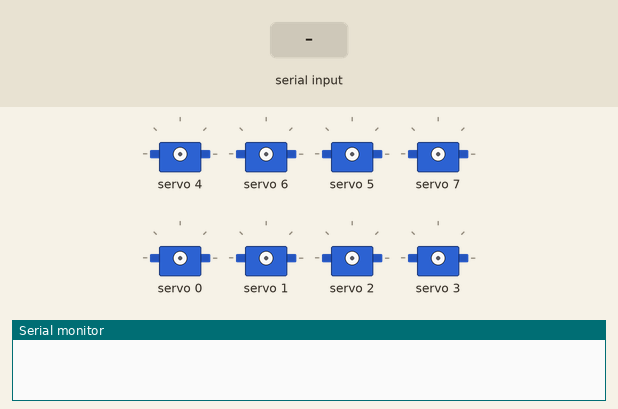
A sketch run on a simulated Arduino Nano, built with avr-gcc and run on an emulated ATmega328P. On the bench: 8 × servo, the last lines printed to the serial monitor. The test bench sets the inputs (shaded band).

Above: at 1.2 s.
1.3 s: "F" received over the second serial link
At 1.62 s:
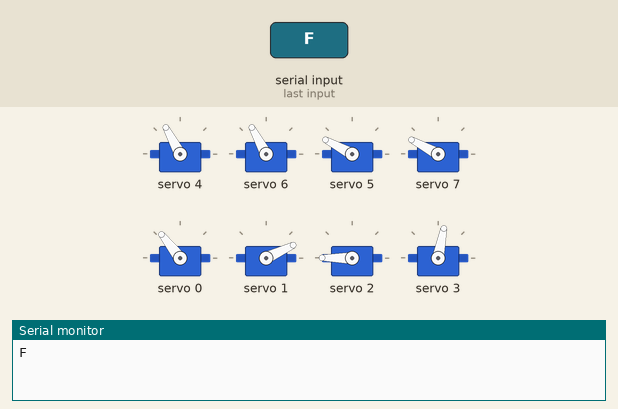
4.3 s: "S" received over the second serial link
At 5.1 s:
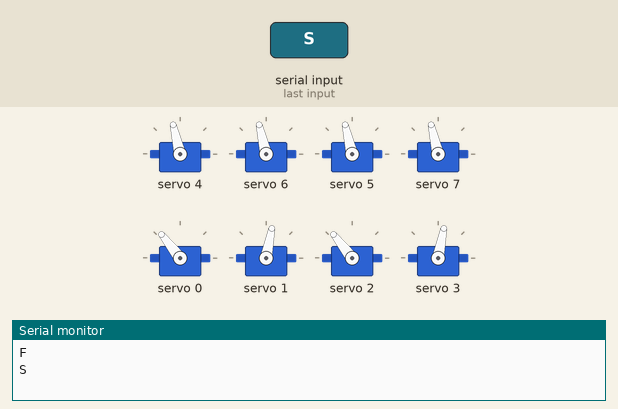
6.2 s: "B" received over the second serial link
At 6.42 s:
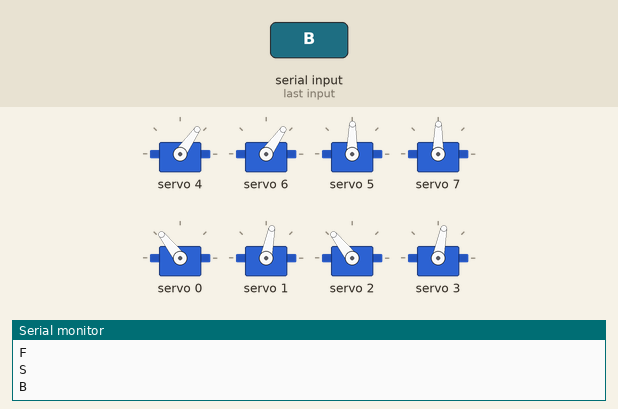
9.2 s: "R" received over the second serial link
At 9.61 s:
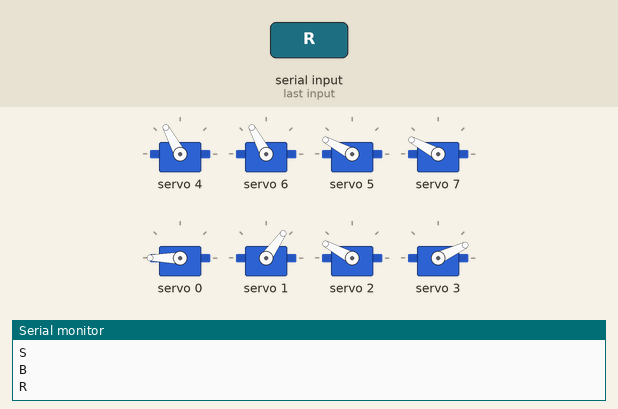
12.2 s: "L" received over the second serial link
15.2 s: "W" received over the second serial link
At 17.4 s:
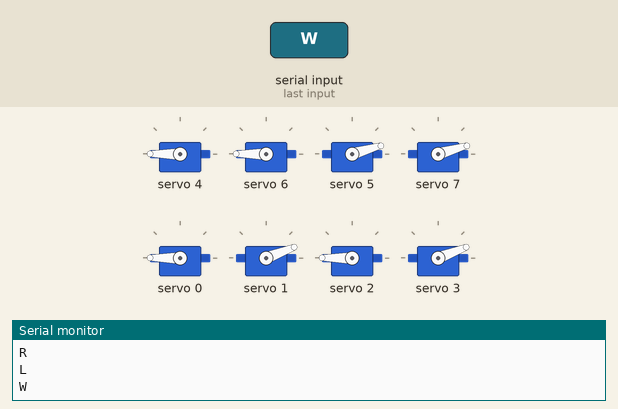
Timing chart, 0 to 18.9 s (numbered marks = the images above; inputs shaded):
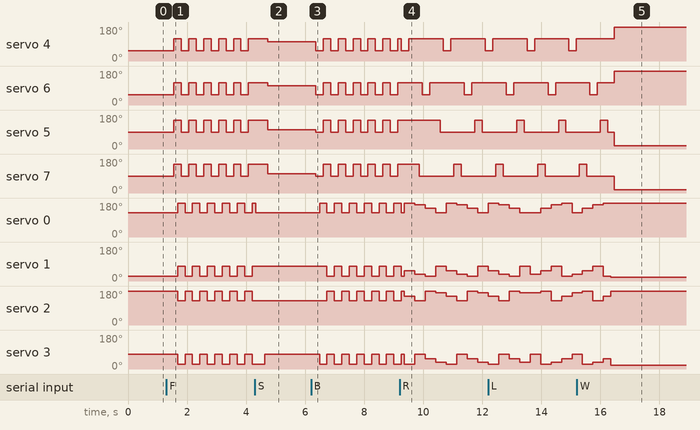

Measured:
- after the input at 1.3 s, servo 4, servo 6: alternates 118° for 0.25 s and 55° for 0.25 s, starting after 0.26 s
- after the input at 4.3 s, servo 1: stops changing and stays 79°; servo 2: stops changing and stays 128°
- after the input at 6.2 s, servo 4, servo 6: alternates 118° for 0.25 s and 55° for 0.25 s, starting after 0.16 s
- after the input at 9.2 s, servo 4: alternates 118° for 1.2 s and 55° for 0.25 s, starting after 0.06 s; servo 6: alternates 118° for 1.2 s and 55° for 0.25 s, starting after 0.77 s
- after the input at 15.2 s, servo 0: goes on until 16.1 s, then stays 180°

The sketch:

ServoRobot.ino
```cpp
/*
  Скетч для серво робота из
  8 серв (2 сервы на ногу),
  Arduino Nano,
  Серво шилда PCA9685,
  Напечатонного корпуса

  By Dairis Mivreniks 2020
*/


// ************************ НАСТРОЙКИ *****************************

#define SETUP 0              // при включении все сервоприводы поворачиваются на исходную позицию

#define SETUP_ANG 5     // угол ног для исходной позиций (от 0 до 180)
#define SETUP_ANG_K 90  // угол колен в исходной позиций в setup 2
#define SETUP_ANG_L 0   // угол колен в исходной позиций в setup 1

// пины на серво шилде к которым подключены сервоприводы
// сервы ног
#define SERVO1 0  // 1 нога
#define SERVO2 1  // 2 нога
#define SERVO3 2  // 3 нога
#define SERVO4 3  // 4 нога
#define SERVO5 4  // колено 1-ой ноги
#define SERVO6 5  // колено 2-ой ноги
#define SERVO7 6  // колено 3-ей ноги
#define SERVO8 7  // колено 4-ой ноги


#define MAX_ANGLE 65 // угол для ног в переднем положении
#define MIN_ANGLE 10 // угол для ног в задним положении

#define F_ANGLE 40  // угла шага поворота при поворачивании в сторону
#define S_ANGLE 20

#define MAX_K_ANGLE 140 // угол для колен в верхним положении
#define MIN_K_ANGLE 75  // угол для колен в нижнем положении


#define SERVOMIN  145 // минимальный импульс для поворота в милисекундах (для sg90 145)
#define SERVOMAX  515 // максимальный импульс для поворота в милисекундах (для sg90 515)


#define MOVE_TIME 200 // время в милисекундах для смены ног


// *********************** ДЛЯ РАЗРАБОТЧИКОВ ***********************

unsigned long timer;

boolean flag;
byte blFlag;
byte mode;


int angle;
int angle_z;
int angle_k;
int angle_k_z;
int max_angle;
int min_angle;
int max_angle_z;
int min_angle_z;
int f_angle;
int f_angle_z;
int s_angle;
int s_angle_z;
int max_k_angle;
int min_k_angle;
int max_k_angle_z;
int min_k_angle_z;
int setup_ang_l;
int setup_ang_l_z;

String strData = "";
String blinput;
boolean recievedFlag;


#include <Wire.h>
#include <Adafruit_PWMServoDriver.h>
#include <SoftwareSerial.h>

Adafruit_PWMServoDriver pwm = Adafruit_PWMServoDriver();

SoftwareSerial bluetooth(10, 9);


void setup() {

  Serial.begin(9600);
  bluetooth.begin(9600);


  pwm.begin();
  pwm.setPWMFreq(50);


  angle = map(SETUP_ANG, 0, 180, SERVOMIN, SERVOMAX);
  angle_z = map(SETUP_ANG, 180, 0, SERVOMIN, SERVOMAX);
  angle_k = map(SETUP_ANG_K, 0, 180, SERVOMIN, SERVOMAX);
  angle_k_z = map(SETUP_ANG_K, 180, 0, SERVOMIN, SERVOMAX);
  max_angle = map(MAX_ANGLE, 0, 180, SERVOMIN, SERVOMAX);
  min_angle = map(MIN_ANGLE, 0, 180, SERVOMIN, SERVOMAX);
  max_angle_z = map(MAX_ANGLE, 180, 0, SERVOMIN, SERVOMAX);
  min_angle_z = map(MIN_ANGLE, 180, 0, SERVOMIN, SERVOMAX);
  s_angle = map(S_ANGLE, 0, 180, SERVOMIN, SERVOMAX);
  s_angle_z = map(S_ANGLE, 180, 0, SERVOMIN, SERVOMAX);
  f_angle = map(F_ANGLE, 0, 180, SERVOMIN, SERVOMAX);
  f_angle_z = map(F_ANGLE, 180, 0, SERVOMIN, SERVOMAX);
  max_k_angle = map(MAX_K_ANGLE, 0, 180, SERVOMIN, SERVOMAX);
  min_k_angle = map(MIN_K_ANGLE, 0, 180, SERVOMIN, SERVOMAX);
  max_k_angle_z = map(MAX_K_ANGLE, 180, 0, SERVOMIN, SERVOMAX);
  min_k_angle_z = map(MIN_K_ANGLE, 180, 0, SERVOMIN, SERVOMAX);
  setup_ang_l = map(SETUP_ANG_L, 0, 180, SERVOMIN, SERVOMAX);
  setup_ang_l_z = map(SETUP_ANG_L, 180, 0, SERVOMIN, SERVOMAX);

}

void loop() {

  // если включен сетуп то повернуть все сервы в исходную позицию
#if (SETUP == 1)
  pwm.setPWM(SERVO1, 0, angle_z);
  delay(100);
  pwm.setPWM(SERVO2, 0, angle);
  delay(100);
  pwm.setPWM(SERVO3, 0, angle_z);
  delay(100);
  pwm.setPWM(SERVO4, 0, angle);
  delay(100);
  pwm.setPWM(SERVO5, 0, setup_ang_l_z);
  pwm.setPWM(SERVO6, 0, setup_ang_l);
  pwm.setPWM(SERVO7, 0, setup_ang_l_z);
  pwm.setPWM(SERVO8, 0, setup_ang_l);

#endif
#if (SETUP == 2)
  pwm.setPWM(SERVO1, 0, angle);
  delay(100);
  pwm.setPWM(SERVO2, 0, angle);
  delay(100);
  pwm.setPWM(SERVO3, 0, angle);
  delay(100);
  pwm.setPWM(SERVO4, 0, angle);
  delay(100);
  pwm.setPWM(SERVO5, 0, angle_k_z);
  pwm.setPWM(SERVO6, 0, angle_k);
  pwm.setPWM(SERVO7, 0, angle_k_z);
  pwm.setPWM(SERVO8, 0, angle_k);
#endif
#if (SETUP == 0)

  //******************************* БЛЮТУЗ *****************************************

  while (bluetooth.available() > 0)   //if bluetooth module is transmitting data
  {
    strData += (char)bluetooth.read();
    recievedFlag = true;
    blinput = strData;
    delay(2);
  }

  if (recievedFlag) {
    Serial.println(strData);
    strData = "";
    recievedFlag = false;
  }

  //**************************************************************************

  if (blinput == "F") {
    mode = 1;
  }
  else if (blinput == "S") {
    mode = 0;
  }
  else if (blinput == "B") {
    mode = 2;
  }
  else if (blinput == "R") {
    mode = 3;
  }
  else if (blinput == "L") {
    mode = 4;
  }
  else if (blinput == "W") {
    blFlag = 1;
  }
  else if (blinput == "w") {
    blFlag = 0;
  }
  else if (blinput == "U") {
    blFlag = 2;
  }
  else if (blinput == "u") {
    blFlag = 0;
  }
  else mode = 99;


  if (blFlag == 1) {
    down();
  }

  if (blFlag == 2) {
    jump();
  }


  if (!blFlag) {
    switch (mode) {
      case 0: stape();
        break;
      case 1: front();
        break;
      case 2: back();
        break;
      case 3: right();
        break;
      case 4: left();
        break;
    }


  }
#endif
}


//********************************** ФУНКЦИИ НАПРАВЛЕНИЕ ****************************

void front() {

  if (millis() - timer > MOVE_TIME) {
    flag = !flag;
    timer = millis();
  }

  if (flag) {
    firstUp();
    delay(120);
    firstGoing();
  }

  else if (!flag) {
    secondUp();
    delay(120);
    secondGoing();
  }

}


void stape() {

  pwm.setPWM(SERVO1, 0, max_angle_z);
  delay(100);
  pwm.setPWM(SERVO2, 0, max_angle);
  delay(100);
  pwm.setPWM(SERVO3, 0, max_angle_z);
  delay(100);
  pwm.setPWM(SERVO4, 0, max_angle);
  delay(100);
  pwm.setPWM(SERVO5, 0, angle_k_z);
  pwm.setPWM(SERVO6, 0, angle_k);
  pwm.setPWM(SERVO7, 0, angle_k_z);
  pwm.setPWM(SERVO8, 0, angle_k);

}

void back() {

  if (millis() - timer > MOVE_TIME) {
    flag = !flag;
    timer = millis();
  }

  if (flag) {
    firstUp();
    delay(120);
    secondGoing();
  }

  else if (!flag) {
    secondUp();
    delay(120);
    firstGoing();
  }

}

void right() {

  pwm.setPWM(SERVO5, 0, max_k_angle_z);
  delay(100);
  pwm.setPWM(SERVO3, 0, f_angle_z);
  pwm.setPWM(SERVO2, 0, f_angle);
  pwm.setPWM(SERVO1, 0, min_angle_z);
  pwm.setPWM(SERVO4, 0, min_angle);
  delay(150);
  pwm.setPWM(SERVO5, 0, min_k_angle_z);
  delay(100);
  pwm.setPWM(SERVO8, 0, max_k_angle);
  delay(100);
  pwm.setPWM(SERVO4, 0, max_angle);
  pwm.setPWM(SERVO2, 0, s_angle);
  pwm.setPWM(SERVO1, 0, s_angle_z);
  pwm.setPWM(SERVO3, 0, max_angle_z);
  delay(150);
  pwm.setPWM(SERVO8, 0, min_k_angle);
  delay(100);
  pwm.setPWM(SERVO7, 0, max_k_angle_z);
  delay(100);
  pwm.setPWM(SERVO1, 0, f_angle_z);
  pwm.setPWM(SERVO4, 0, f_angle);
  pwm.setPWM(SERVO3, 0, min_angle_z);
  pwm.setPWM(SERVO2, 0, min_angle);
  delay(150);
  pwm.setPWM(SERVO7, 0, min_k_angle_z);
  delay(100);
  pwm.setPWM(SERVO6, 0, max_k_angle);
  delay(100);
  pwm.setPWM(SERVO1, 0, max_angle_z);
  pwm.setPWM(SERVO4, 0, s_angle);
  pwm.setPWM(SERVO3, 0, s_angle_z);
  pwm.setPWM(SERVO2, 0, max_angle);
  delay(150);
  pwm.setPWM(SERVO6, 0, min_k_angle);
  delay(100);

}

void left() {

  pwm.setPWM(SERVO5, 0, max_k_angle_z);
  delay(100);
  pwm.setPWM(SERVO3, 0, s_angle_z);
  pwm.setPWM(SERVO2, 0, s_angle);
  pwm.setPWM(SERVO1, 0, max_angle_z);
  pwm.setPWM(SERVO4, 0, max_angle);
  delay(150);
  pwm.setPWM(SERVO5, 0, min_k_angle_z);
  delay(100);
  pwm.setPWM(SERVO8, 0, max_k_angle);
  delay(100);
  pwm.setPWM(SERVO4, 0, min_angle);
  pwm.setPWM(SERVO2, 0, f_angle);
  pwm.setPWM(SERVO1, 0, f_angle_z);
  pwm.setPWM(SERVO3, 0, min_angle_z);
  delay(150);
  pwm.setPWM(SERVO8, 0, min_k_angle);
  delay(100);
  pwm.setPWM(SERVO7, 0, max_k_angle_z);
  delay(100);
  pwm.setPWM(SERVO1, 0, s_angle_z);
  pwm.setPWM(SERVO4, 0, s_angle);
  pwm.setPWM(SERVO3, 0, max_angle_z);
  pwm.setPWM(SERVO2, 0, max_angle);
  delay(150);
  pwm.setPWM(SERVO7, 0, min_k_angle_z);
  delay(100);
  pwm.setPWM(SERVO6, 0, max_k_angle);
  delay(100);
  pwm.setPWM(SERVO1, 0, min_angle_z);
  pwm.setPWM(SERVO4, 0, f_angle);
  pwm.setPWM(SERVO3, 0, f_angle_z);
  pwm.setPWM(SERVO2, 0, min_angle);
  delay(150);
  pwm.setPWM(SERVO6, 0, min_k_angle);
  delay(100);
}


void jump() {

  delay(100);
  down();
  delay(3000);
  up();
  delay(5000);

}

// ****************************** ФУНКЦИИ ДЛЯ СЕРВ ***********************

void firstGoing() {

  pwm.setPWM(SERVO1, 0, max_angle_z);
  pwm.setPWM(SERVO2, 0, min_angle);
  pwm.setPWM(SERVO3, 0, min_angle_z);
  pwm.setPWM(SERVO4, 0, max_angle);

}

void secondGoing() {

  pwm.setPWM(SERVO1, 0, min_angle_z);
  pwm.setPWM(SERVO2, 0, max_angle);
  pwm.setPWM(SERVO3, 0, max_angle_z);
  pwm.setPWM(SERVO4, 0, min_angle);

}

void firstUp() {

  pwm.setPWM(SERVO5, 0, max_k_angle_z);
  pwm.setPWM(SERVO7, 0, max_k_angle_z);
  pwm.setPWM(SERVO6, 0, min_k_angle);
  pwm.setPWM(SERVO8, 0, min_k_angle);

}

void secondUp() {

  pwm.setPWM(SERVO6, 0, max_k_angle);
  pwm.setPWM(SERVO8, 0, max_k_angle);
  pwm.setPWM(SERVO5, 0, min_k_angle_z);
  pwm.setPWM(SERVO7, 0, min_k_angle_z);

}

void down() {

  pwm.setPWM(SERVO1, 0, angle_z);
  pwm.setPWM(SERVO2, 0, angle);
  pwm.setPWM(SERVO3, 0, angle_z);
  pwm.setPWM(SERVO4, 0, angle);
  delay(100);
  pwm.setPWM(SERVO5, 0, setup_ang_l_z);
  pwm.setPWM(SERVO6, 0, setup_ang_l);
  pwm.setPWM(SERVO7, 0, setup_ang_l_z);
  pwm.setPWM(SERVO8, 0, setup_ang_l);

}

void up() {

  pwm.setPWM(SERVO5, 0, max_k_angle_z);
  pwm.setPWM(SERVO6, 0, max_k_angle);
  pwm.setPWM(SERVO7, 0, max_k_angle_z);
  pwm.setPWM(SERVO8, 0, max_k_angle);

}
```
